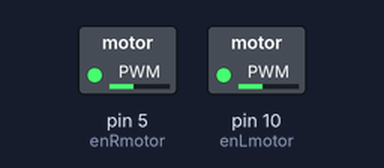
A sketch run on a simulated Arduino Uno, built with avr-gcc and run on an emulated ATmega328P. On the bench: switched loads named in the sketch (green lamp = pin HIGH).

Above: at 0.1 s.
Timing chart, 0 to 1.6 s (numbered marks = the images above):
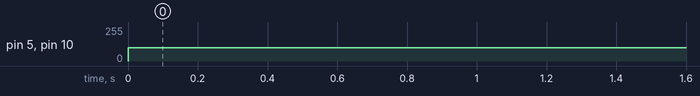

Measured:
- by itself, pin 5 (enRmotor), pin 10 (enLmotor): 0/255 → 100/255 at 0.00 s

The sketch:

motor.ino
```cpp
#include <Servo.h>
int enRmotor = 5;
int enLmotor = 10;
int Lmotorb = 9 ;
int Lmotorf = 8;
int Rmotorb =  7;
int Rmotorf =  6;

Servo solservo;  // create servo object to control a servo
Servo sagservo;  // create servo object to control a servo
/*
#define s0 A0//Bağladığımız pinlere göre tanımlamalarımızı yapıyoruz
#define s1 A1
#define s2 A3
#define s3 A4
#define sensorOut A2
*/

void setup() {
  // put your setup code here, to run once:
  /*
sagservo.attach(13);
  solservo.attach(3);

  pinMode(s0, OUTPUT); //S0, S1, S2 ve S3 pinlerini OUTPUT olarak tanımlıyoruz  pinMode(s1, OUTPUT);
  pinMode(s2, OUTPUT);
  pinMode(s3, OUTPUT);
  pinMode(sensorOut, INPUT); //OUT pinini INPUT olarak tanımlıyoruz
  digitalWrite(s1, LOW); //Frekans ölçeğimizi %20 olarak tanımlıyoruz
  digitalWrite(s0, HIGH);
 Serial.begin(9600);

// attaches the servo on pin 9 to the servo object
  solservo.write(10);
  // attaches the servo on pin 9 to the servo object
  sagservo.write(110);
   */

}

void loop() {
  // put your main code here, to run repeatedly:
    digitalWrite(Lmotorf,LOW);
    digitalWrite(Lmotorb,HIGH);
    digitalWrite(Rmotorf,HIGH);
    digitalWrite(Rmotorb,LOW);
    analogWrite (enRmotor, 100);
    analogWrite (enLmotor, 100);
}
```
